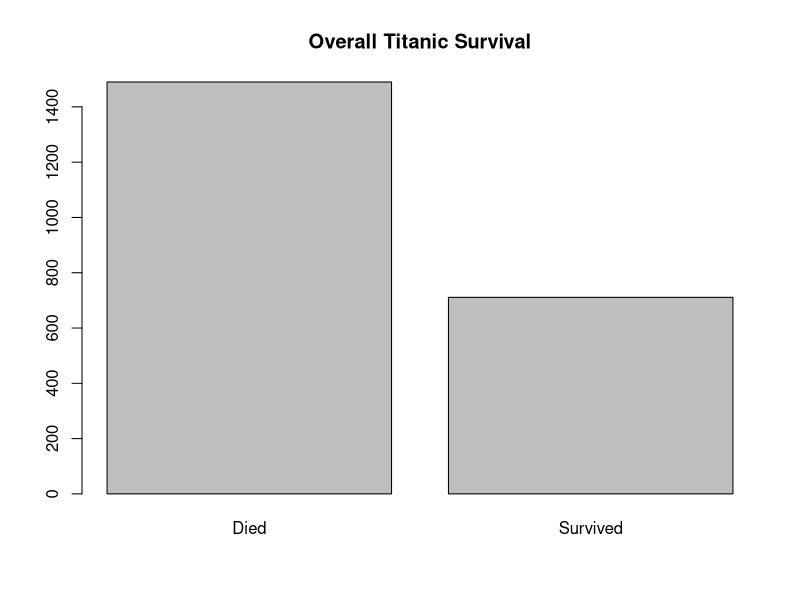
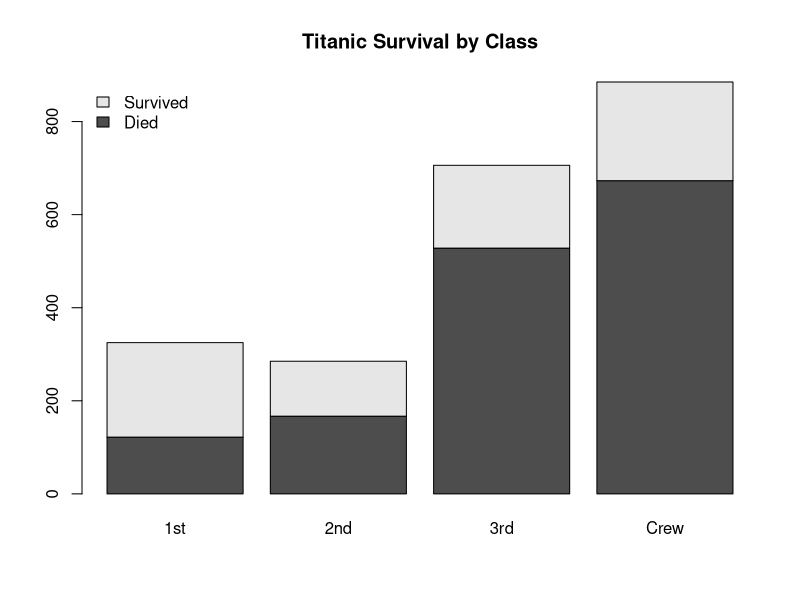
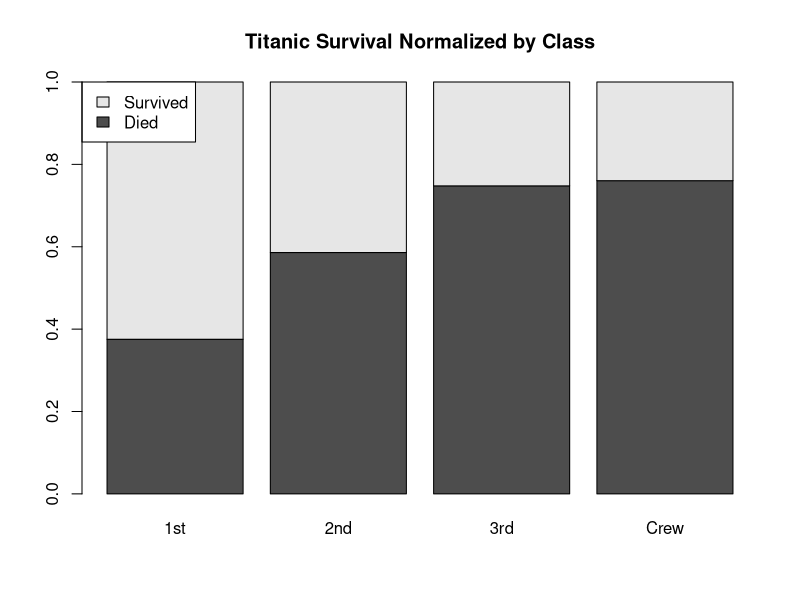
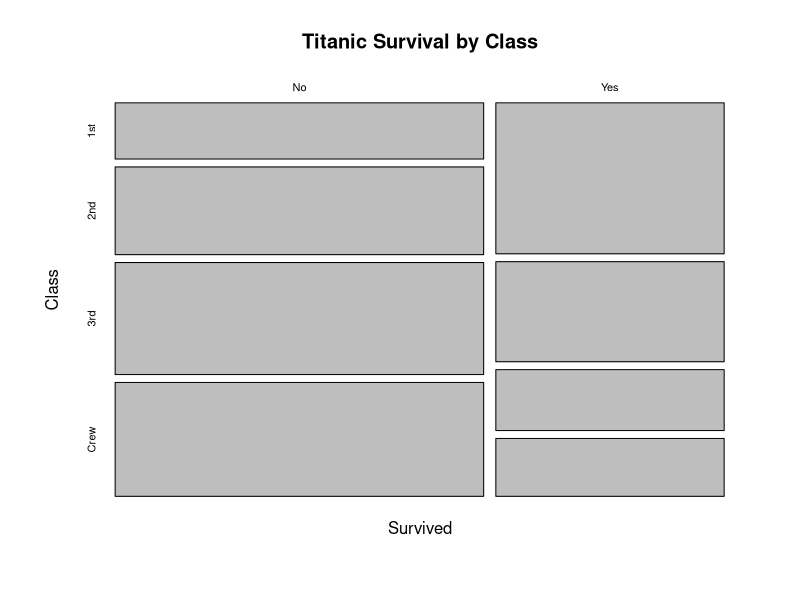
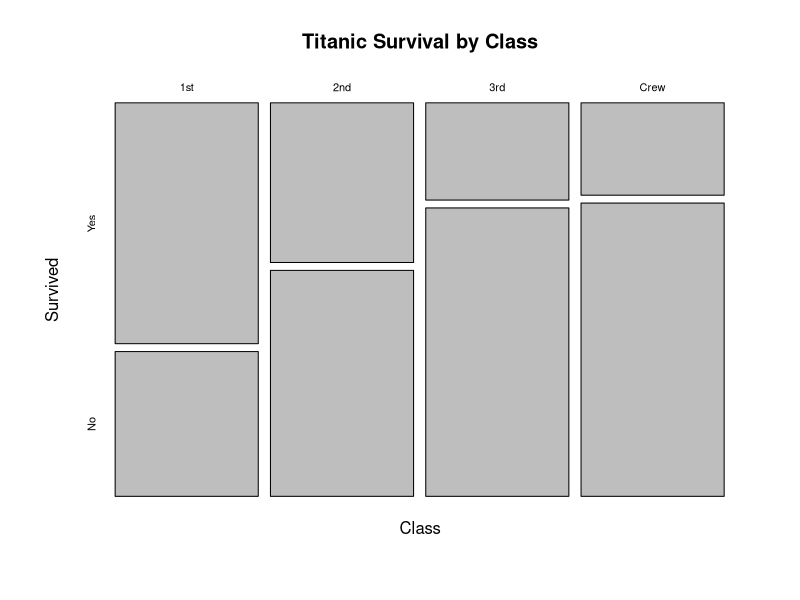
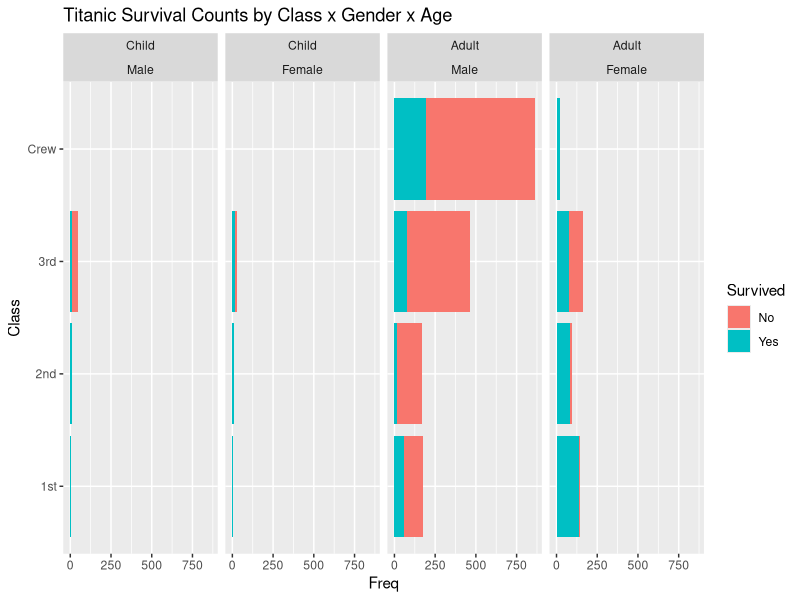

Write the R code that produced these figures, in order. (Note: this script raises an error after producing the figures.)
# For Titanic data, investigation of 
# 1. effect of class on survival
# 2. effect of "women and children" first policy of the day

# Install these two packages first
library(ggplot2)
library(xtable)

# Load data.
data(Titanic)

# Titanic is a 4 dimensional array, where
# Dim 1 is Class: 1st, 2nd, 3rd, or crew
# Dim 2 is Sex: male or female
# Dim 3 is Age: child or adult
# Dim 4 is Survival (outcome variable):  no or yes
dim(Titanic)
?Titanic



#------------------------------------------------
# Overall survival rates
#------------------------------------------------
# To get overall survival rates, we must sum over all dimensions except the 4th
# one, which is survival.  apply() says: to the Titanic data, apply the function
# sum to all dimensions, except the 4th.  
overall <-  apply(Titanic, 4, sum)
names(overall) <- c("Died", "Survived")

# To save plot as pdf, uncomment the pdf() and dev.off() lines:
# pdf("barplot.pdf", width=6, height=6)
barplot(overall, main="Overall Titanic Survival", names.arg=c("Died", "Survived"))
# dev.off()



#------------------------------------------------
# Survival by class
#------------------------------------------------
# To get survival split by class, we must sum over all dimensions except the 
# 4th (survival) and the 1st (class)
by.class <- apply(Titanic, c(4,1), sum)

# Stacked barplot
# pdf("barplot2.pdf", width=10, height=5)
barplot(by.class, legend.text=c("Died", "Survived"), 
        args.legend=list(x="topleft", bty='n'),
        main="Titanic Survival by Class")
# dev.off()

# Normalized/standardized barplot:
# get the class sums
class.sums <- apply(by.class, 2, sum)
# divide each row of by.class by class.sums to get proportions
by.class.norm <- apply(by.class, 1, function(x){x/class.sums})
# transpose (i.e. make the rows the columns, make the columns the rows)
by.class.norm <- t(by.class.norm)

# pdf("norm_barplot.pdf", width=10, height=5)
barplot(by.class.norm, 
        legend.text=c("Died", "Survived"), 
        args.legend=list(x="topleft"),
        main="Titanic Survival Normalized by Class")
#dev.off()

# the following is not quite what we want:
mosaicplot(by.class.norm, main="Titanic Survival by Class")

# pdf("mosaic_plot.pdf", width=10, height=5)
# rather we transpose the matrix and switch the rows
by.class.norm <- t(by.class.norm[2:1,])
mosaicplot(by.class.norm, main="Titanic Survival by Class")
# dev.off()

# LaTeX output
xtable(by.class)



#------------------------------------------------
# Survival by class x gender x age
#------------------------------------------------
# We use the ggplot package: http://ggplot2.org/
# Convert Titanic data to data.frame
Titanic.data.frame <- as.data.frame(Titanic)
Titanic.data.frame

# pdf("titanic.pdf", width=10, height=6)
pg.titanic <- 
  ggplot(Titanic.data.frame, aes(Class, Freq, fill = Survived)) + 
  facet_wrap(~ Age + Sex, nrow = 1) + coord_flip() +
  ggtitle("Titanic Survival Counts by Class x Gender x Age") + 
  geom_bar(stat = "identity")
print(pg.titanic)
# dev.off()

# pdf("titanic2.pdf", width=10, height=6)
pg.titanic.prop <- 
  ggplot(Titanic.data.frame, aes(Class, Freq, fill = Survived)) + 
  facet_wrap( ~ Age + Sex, nrow = 1) + coord_flip() +
  ggtitle("Titanic Survival Proportions by Class x Gender x Age") + 
  geom_bar(position = "fill")
print(pg.titanic.prop)
# dev.off()



#------------------------------------------------
# Etc
#------------------------------------------------
temp <- apply(Titanic, c(4,1,2), sum)
temp.male <- temp[,,1]
temp.female <- temp[,,2]

temp.male <- rbind(temp.male, apply(temp.male, 2, sum))
temp.male <- cbind(temp.male, apply(temp.male, 1, sum))
colnames(temp.male)[5] <- "Total"
rownames(temp.male) <- c("Died", "Survived", "Total")
xtable(temp.male)

temp.female <- rbind(temp.female, apply(temp.female, 2, sum))
temp.female <- cbind(temp.female, apply(temp.female, 1, sum))
colnames(temp.female)[5] <- "Total"
rownames(temp.female) <- c("Died", "Survived", "Total")
xtable(temp.female)
